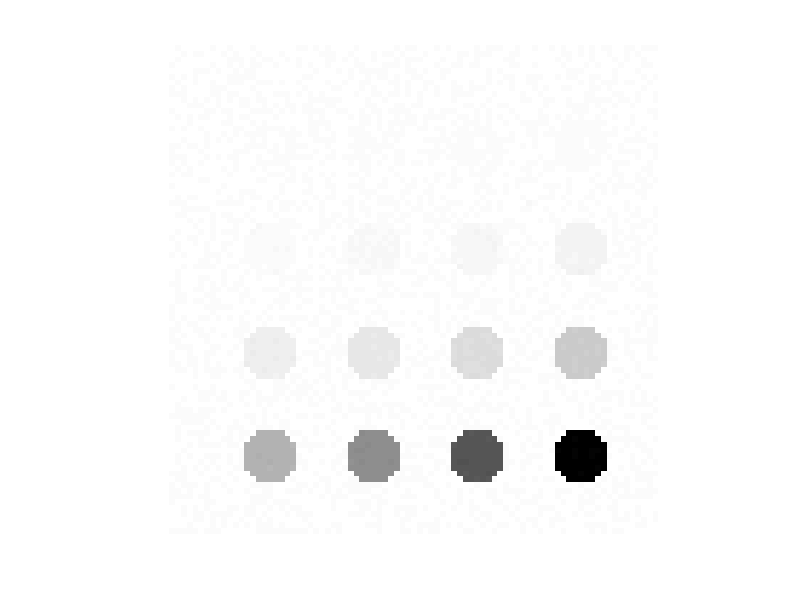

MATLAB code to generate this figure: (Note: this script raises an error after producing the figure.)
% This is /lemsvxl/contrib/firat/matlab/levelset/bubble5.m.

% \file
% \author Firat Kalaycilar (firat_kalaycilar@brown.edu)
% \date Jul 25, 2011

function bubble5
addpath ../third_order_edge_detector

if 0
I = 100*ones(50,50);

[nrows,ncols] = size(I);
I = circle(I, nrows, ncols, 25, 25, 10, 50);

I = I + 2*randn(nrows,ncols);

elseif 1
	I = 100*ones(85,85);

	[nrows,ncols] = size(I);
	k = 1;
	N = 4;
	M = 4;
	a = 1.5;
	for i = 1:N
		for j = 1:M		
			I = circle(I, nrows, ncols, 18*j, 18*i, 5, 100 - k);
			%I = circle(I, nrows, ncols, 18*j, 18*i, 5, 50);
			k = a*k;
		end
	end
	%imagesc(I);colormap gray; axis image; pause
	I = I + 2*randn(nrows,ncols);
	
else
	I = imread('/home/firat/Desktop/elbow1/40.png');
	[nrows,ncols] = size(I);
end

if 1
	fid = figure;
	imagesc(I);colormap gray; axis image; axis off;

	hold on;  
	  
	[x{1},y{1},b] = ginput(1);
	plot(x{1},y{1},'rd');    
	[x{2},y{2},b] = ginput(1);        
	plot([x{1} x{2}], [y{1} y{2}], 'rd-')
	t = 3;
	while b == 1
		[x{t},y{t},b] = ginput(1);
		plot([x{t-1} x{t}], [y{t-1} y{t}], 'rd-');
		t = t + 1;    
	end  
	plot([x{t-1} x{1}], [y{t-1} y{1}], 'rd-');  
	hold off;  
	pause(.1)  
	bw = poly2mask(cell2mat(x), cell2mat(y), size(I,1), size(I,2));
	se = strel('disk',1);
	bw2 = imerode(bw, se);
	bw3 = bw - bw2;
	phi = sbwdist(bw, bw3);
elseif 0

	A = zeros(nrows,ncols);
	for i = 1:20
		A = circle(A, nrows, ncols, unidrnd(nrows-6)+3, unidrnd(ncols-6)+3, 1.5, 1); 
	end
	se = strel('disk',1);
	bw2 = imerode(A, se);
	bw3 = A - bw2;
	phi = -sbwdist(A, bw3);
	%imagesc(A); pause
else
	fid = figure;
	imagesc(I);colormap gray; axis image; axis off;

	hold on;  
	  
	[x{1},y{1},b] = ginput(1);
	plot(x{1},y{1},'rd');    
	[x{2},y{2},b] = ginput(1);        
	plot([x{1} x{2}], [y{1} y{2}], 'r.')
	t = 3;
	while b == 1
		[x{t},y{t},b] = ginput(1);
		plot([x{t-1} x{t}], [y{t-1} y{t}], 'r.');
		t = t + 1;    
	end  
	plot([x{t-1} x{1}], [y{t-1} y{1}], 'r.');  
	hold off;  
	pause(.1)  
	A = zeros(nrows,ncols);
	for i = 1:length(x)
		A = circle(A, nrows, ncols, x{i}, y{i}, 3, 1); 
	end
	se = strel('disk',1);
	bw2 = imerode(A, se);
	bw3 = A - bw2;
	phi = -sbwdist(A, bw3);
end

[edg, edgemap] = third_order_edge_detector_wrapper(I, 1, 1.5, 1);
S = subpixelDT_naive(edg(:,1:2), nrows, ncols);
%S(S > 3) = 3;
S = S/3;

[dx, dy] = gaussian_derivative_filter(5, 2);
Ix = conv2(I, dx, 'same');
Iy = conv2(I, dy, 'same');
J = sqrt(Ix.^2 + Iy.^2);
S_gradient = 1 ./ (1 + (J).^2);


Sx = (circshift(S_gradient, [0 -1]) - circshift(S_gradient, [0 1]))/2;
Sy = (circshift(S_gradient, [-1 0]) - circshift(S_gradient, [1 0]))/2;
Sx = make_border_and_nans_zero(Sx);
Sy = make_border_and_nans_zero(Sy);
	
beta0 = .1;
beta1 = -.1;
alpha = 1;%.8;
delta_t = 1;
num_iter = 500;
close all
figure;
imagesc(I); colormap gray; axis image; axis off;  
axis image  
hold on;
[C, H] = contour(phi, [0,0], 'LineWidth', 1, 'Color', [1 0 0]);
%pause
hold off;
for i = 1:num_iter
	if ~mod(i,5)  
		phi = reinitlevelset(C, phi, nrows, ncols);	
	end	
		
	imagesc(I); colormap gray; axis image; axis off;  
	axis image  
	hold on;
	[C, H] = contour(phi, [0,0], 'LineWidth', 1, 'Color', [1 0 0]);
	hold off;	
	title(['iter:' num2str(i)])
	phi = levelset2d_drg(phi, S, Sx, Sy, beta0, beta1, alpha, delta_t, 1);
	
	pause(.1)
end

end

function I = circle(I, M, N, x, y, r, V)
	if r > 0
		for i = 1:M
			for j = 1:N
				if (i-y)^2+(j-x)^2 < r^2
					I(i,j) = V;
				end
			end
		end
	end
end






